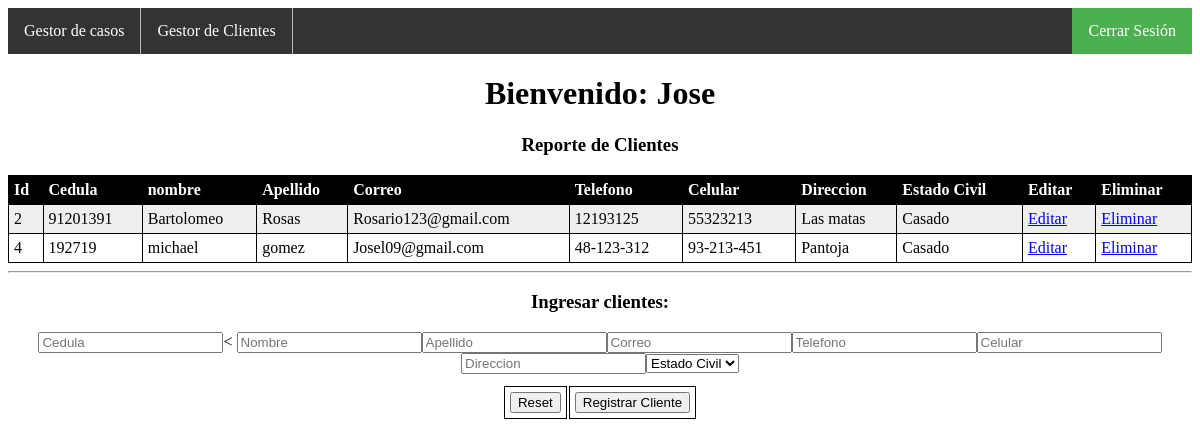
Screenshot of /index1.php (signed in) with the database file from the repository.
### tables this page shows
CREATE TABLE `clientes` (
  `Id_Cliente` int(11) NOT NULL,
  `Cedula` int(90) NOT NULL,
  `Nombre` varchar(100) NOT NULL,
  `Apellido` varchar(100) NOT NULL,
  `Correo` varchar(60) NOT NULL,
  `Telefono` varchar(90) NOT NULL,
  `Celular` varchar(90) NOT NULL,
  `Direccion` varchar(100) NOT NULL,
  `Estado_Civil` varchar(100) NOT NULL
);

### index1.php (the view, shortened to what this page needs)
<?php
if (!isset($_SESSION['nombre'])) {
	header('Location: login.php');
}elseif(isset($_SESSION['nombre'])){
 include 'model/conexion.php';
		$sentencia = $bd->query("SELECT * FROM clientes;");
		$clientes = $sentencia->fetchAll(PDO::FETCH_OBJ);
	}else{
		echo "Error en el sistema";
	}
        ?>
        <!DOCTYPE html>
<html lang="es">
<head>
</head>
<body>
	<center>
	<div id="header">
			<ul class="nav">
				<li><a href="http://localhost/Tarea10P/index.php">Gestor de casos</a></li>
				<li><a href="http://localhost/Tarea10P/index1.php">Gestor de Clientes</a>
				<li style="float:right"><a class="active" href="cerrar.php">Cerrar Sesión</a></li>
			</ul>
		</div>
	<h1>Bienvenido: <?php echo $_SESSION['nombre'] ?></h1>
		<h3>Reporte de Clientes</h3>
		<table id= "T01">
			<tr >
				<th>Id</th>
				<th>Cedula</th>
				<th>nombre</th>
				<th>Apellido</th>
				<th>Correo</th>
				<th>Telefono</th>
				<th>Celular</th>
                <th>Direccion</th>
                <th>Estado Civil</th>
				<th>Editar</th>
				<th>Eliminar</th>
			</tr>
			<?php
				foreach ($clientes as $dato) {
					?>
					<tr>
						<td><?php echo $dato->Id_Cliente; ?></td>
						<td><?php echo $dato->Cedula; ?></td>
						<td><?php echo $dato->Nombre; ?></td>
						<td><?php echo $dato->Apellido; ?></td>
						<td><?php echo $dato->Correo; ?></td>
						<td><?php echo $dato->Telefono; ?></td>
						<td><?php echo $dato->Celular ?></td>
                        <td><?php echo $dato->Direccion ?></td>
                        <td><?php echo $dato->Estado_Civil ?></td>
						<td><a href="editar1.php?id=<?php echo $dato->Id_Cliente; ?>">Editar</a></td>
						<td><a href="eliminar1.php?id=<?php echo $dato->Id_Cliente; ?>">Eliminar</a></td>
					</tr>
					<?php
				}
			?>
            </table>
		<hr>
		<h3>Ingresar clientes:</h3>
		<form method="POST" action="insertar1.php">
			<table id="T02">
				<tr>
                    <input type="number" name="Cedula" id="" placeholder="Cedula">
				</tr>
				<tr>
                    <input  type="text" name="Nombre" id="" placeholder="Nombre">   				<tr>
                    <input type="text" name="Apellido" id="" placeholder="Apellido">
				</tr>
                <input type="email" name="Correo" id="" placeholder="Correo">
				<tr>
                    <input type="tel" name="Telefono" id="" placeholder="Telefono">
                    <input type="tel" name="Celular" id="" placeholder="Celular">
               <input type="text" name="Direccion" id="" placeholder="Direccion">
                <tr>
                  <select name="Estado_Civil" id="">
                        <option> Estado Civil </option>
                  </select>
				</tr>
				<tr>
					<td><input type="reset" name=""></td>
					<td><input type="submit" value="Registrar Cliente"></td>
				</tr>
			</table>
		</form>
	</center>
</body>
</html>

### index1.php (style rules this page uses)
ul { list-style-type: none; margin: 0; padding: 0; overflow: hidden; background-color: #333; }
li { float: left; }
li a { display: block; color: white; text-align: center; padding: 14px 16px; text-decoration: none; }
.active { background-color: #4CAF50; }
li { border-right: 1px solid #bbb; }
li:last-child { border-right: none; }
table#T01 { width:100%; }
table#T01, th, td { border: 1px solid black; border-collapse: collapse; }
table#T01, th, td { padding: 5px; text-align: left; }
table#T01 tr:nth-child(even) { background-color: #eee; }
table#T01 tr:nth-child(odd) { background-color:#fff; }
table#T01 th { background-color: black; color: white; }

### rows the page displays
clientes: Id_Cliente "2", Cedula "91201391", Nombre "Bartolomeo", Apellido "Rosas", Correo "Rosario123@gmail.com", Telefono "12193125", Celular "55323213", Direccion "Las matas", Estado_Civil "Casado"
clientes: Id_Cliente "4", Cedula "192719", Nombre "michael", Apellido "gomez", Correo "Josel09@gmail.com", Telefono "48-123-312", Celular "93-213-451", Direccion "Pantoja", Estado_Civil "Casado"

### other values shown
$_SESSION['nombre'] "Jose"
